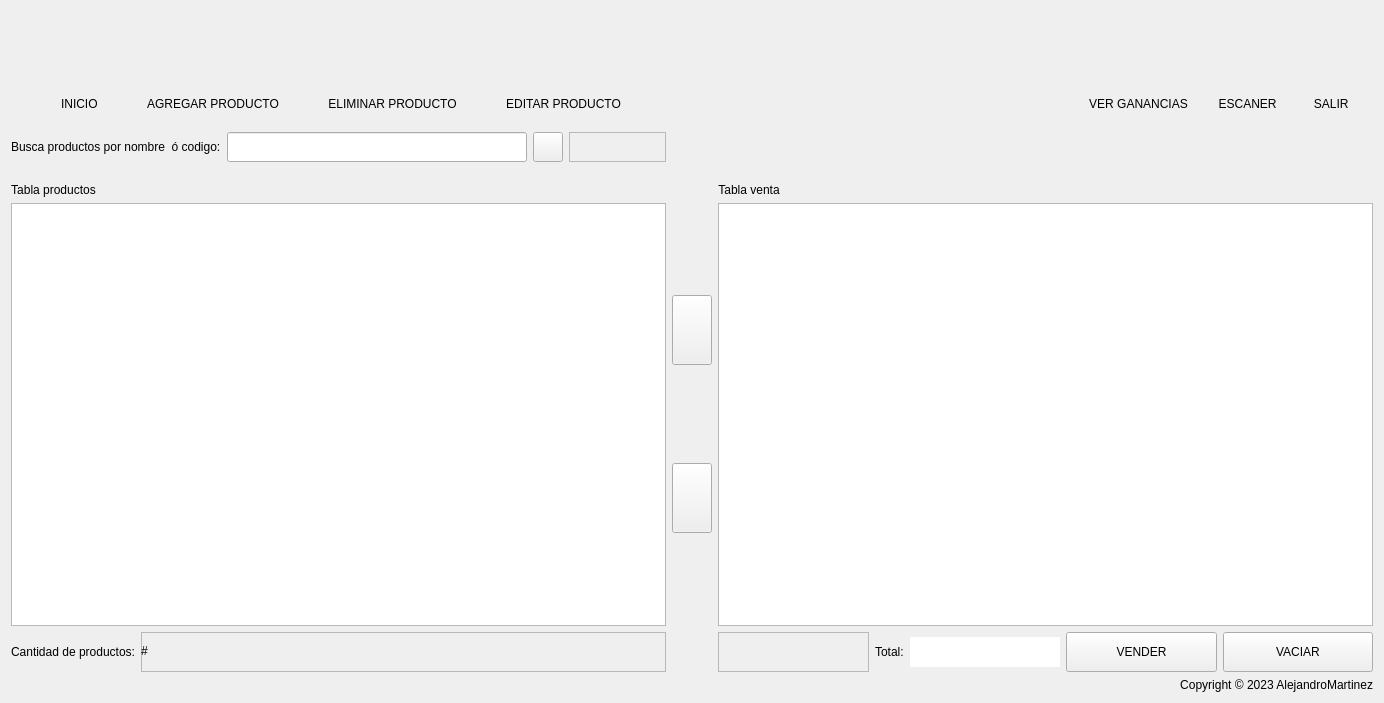
<?xml version="1.0" encoding="UTF-8"?>
<ui version="4.0">
 <class>ListProductForm</class>
 <widget class="QWidget" name="ListProductForm">
  <property name="geometry">
   <rect>
    <x>0</x>
    <y>0</y>
    <width>1384</width>
    <height>703</height>
   </rect>
  </property>
  <property name="sizePolicy">
   <sizepolicy hsizetype="Fixed" vsizetype="Fixed">
    <horstretch>0</horstretch>
    <verstretch>0</verstretch>
   </sizepolicy>
  </property>
  <property name="windowTitle">
   <string>Lista de productos</string>
  </property>
  <property name="windowIcon">
   <iconset>
    <normaloff>../assets/newicons/icons8-tienda-online-48.png</normaloff>../assets/newicons/icons8-tienda-online-48.png</iconset>
  </property>
  <property name="styleSheet">
   <string notr="true">QPushButton:hover
{
	border-style: solid;
	background-color: #bbdefb;
}

QPushButton:pressed
{
	background-color: #0069c0;
}</string>
  </property>
  <layout class="QGridLayout" name="gridLayout_4">
   <item row="1" column="0">
    <layout class="QHBoxLayout" name="horizontalLayout_2">
     <property name="spacing">
      <number>6</number>
     </property>
     <property name="sizeConstraint">
      <enum>QLayout::SetDefaultConstraint</enum>
     </property>
     <property name="leftMargin">
      <number>0</number>
     </property>
     <property name="topMargin">
      <number>15</number>
     </property>
     <property name="rightMargin">
      <number>0</number>
     </property>
     <property name="bottomMargin">
      <number>15</number>
     </property>
     <item>
      <widget class="QLabel" name="label">
       <property name="sizePolicy">
        <sizepolicy hsizetype="Fixed" vsizetype="Minimum">
         <horstretch>0</horstretch>
         <verstretch>0</verstretch>
        </sizepolicy>
       </property>
       <property name="styleSheet">
        <string notr="true">font: 700 11pt &quot;Segoe UI&quot;;</string>
       </property>
       <property name="text">
        <string>Busca productos por nombre  ó codigo:</string>
       </property>
      </widget>
     </item>
     <item>
      <widget class="QLineEdit" name="lineEditSearch">
       <property name="sizePolicy">
        <sizepolicy hsizetype="Expanding" vsizetype="Minimum">
         <horstretch>0</horstretch>
         <verstretch>0</verstretch>
        </sizepolicy>
       </property>
       <property name="maximumSize">
        <size>
         <width>300</width>
         <height>16777215</height>
        </size>
       </property>
       <property name="styleSheet">
        <string notr="true">font: 700 11pt &quot;Segoe UI&quot;;</string>
       </property>
      </widget>
     </item>
     <item>
      <widget class="QPushButton" name="searchButton">
       <property name="sizePolicy">
        <sizepolicy hsizetype="Minimum" vsizetype="Minimum">
         <horstretch>0</horstretch>
         <verstretch>0</verstretch>
        </sizepolicy>
       </property>
       <property name="minimumSize">
        <size>
         <width>0</width>
         <height>30</height>
        </size>
       </property>
       <property name="maximumSize">
        <size>
         <width>30</width>
         <height>16777215</height>
        </size>
       </property>
       <property name="styleSheet">
        <string notr="true">font: 700 11pt &quot;Segoe UI&quot;;</string>
       </property>
       <property name="text">
        <string/>
       </property>
       <property name="icon">
        <iconset>
         <normaloff>../assets/newicons/icons8-búsqueda-50.png</normaloff>../assets/newicons/icons8-búsqueda-50.png</iconset>
       </property>
      </widget>
     </item>
     <item>
      <widget class="QFrame" name="frame_3">
       <property name="styleSheet">
        <string>font: 700 11pt &quot;Segoe UI&quot;;</string>
       </property>
       <property name="frameShape">
        <enum>QFrame::StyledPanel</enum>
       </property>
       <property name="frameShadow">
        <enum>QFrame::Raised</enum>
       </property>
      </widget>
     </item>
    </layout>
   </item>
   <item row="4" column="0">
    <widget class="QLabel" name="label_11">
     <property name="sizePolicy">
      <sizepolicy hsizetype="Fixed" vsizetype="Fixed">
       <horstretch>0</horstretch>
       <verstretch>0</verstretch>
      </sizepolicy>
     </property>
     <property name="layoutDirection">
      <enum>Qt::LeftToRight</enum>
     </property>
     <property name="styleSheet">
      <string notr="true">font: 700 11pt &quot;Segoe UI&quot;;</string>
     </property>
     <property name="text">
      <string>Tabla productos</string>
     </property>
     <property name="textFormat">
      <enum>Qt::MarkdownText</enum>
     </property>
     <property name="alignment">
      <set>Qt::AlignCenter</set>
     </property>
    </widget>
   </item>
   <item row="6" column="0">
    <layout class="QHBoxLayout" name="horizontalLayout_6">
     <property name="spacing">
      <number>6</number>
     </property>
     <property name="sizeConstraint">
      <enum>QLayout::SetFixedSize</enum>
     </property>
     <property name="rightMargin">
      <number>0</number>
     </property>
     <item>
      <widget class="QLabel" name="label_8">
       <property name="sizePolicy">
        <sizepolicy hsizetype="Fixed" vsizetype="Fixed">
         <horstretch>0</horstretch>
         <verstretch>0</verstretch>
        </sizepolicy>
       </property>
       <property name="styleSheet">
        <string notr="true">font: 700 11pt &quot;Segoe UI&quot;;</string>
       </property>
       <property name="text">
        <string>Cantidad de productos:</string>
       </property>
      </widget>
     </item>
     <item>
      <widget class="QFrame" name="frame">
       <property name="styleSheet">
        <string>font: 700 11pt &quot;Segoe UI&quot;;</string>
       </property>
       <property name="frameShape">
        <enum>QFrame::StyledPanel</enum>
       </property>
       <property name="frameShadow">
        <enum>QFrame::Raised</enum>
       </property>
       <widget class="QLabel" name="labelQty">
        <property name="geometry">
         <rect>
          <x>0</x>
          <y>10</y>
          <width>144</width>
          <height>17</height>
         </rect>
        </property>
        <property name="sizePolicy">
         <sizepolicy hsizetype="Fixed" vsizetype="Fixed">
          <horstretch>0</horstretch>
          <verstretch>0</verstretch>
         </sizepolicy>
        </property>
        <property name="styleSheet">
         <string notr="true">font: 700 11pt &quot;Segoe UI&quot;;</string>
        </property>
        <property name="text">
         <string>#</string>
        </property>
       </widget>
      </widget>
     </item>
    </layout>
   </item>
   <item row="0" column="3">
    <layout class="QHBoxLayout" name="horizontalLayout_4">
     <property name="sizeConstraint">
      <enum>QLayout::SetFixedSize</enum>
     </property>
     <property name="leftMargin">
      <number>350</number>
     </property>
     <item>
      <layout class="QVBoxLayout" name="verticalLayout_8">
       <item>
        <widget class="QPushButton" name="gananciasButton">
         <property name="enabled">
          <bool>true</bool>
         </property>
         <property name="sizePolicy">
          <sizepolicy hsizetype="Fixed" vsizetype="Fixed">
           <horstretch>0</horstretch>
           <verstretch>0</verstretch>
          </sizepolicy>
         </property>
         <property name="minimumSize">
          <size>
           <width>0</width>
           <height>80</height>
          </size>
         </property>
         <property name="maximumSize">
          <size>
           <width>150</width>
           <height>16777215</height>
          </size>
         </property>
         <property name="cursor">
          <cursorShape>PointingHandCursor</cursorShape>
         </property>
         <property name="styleSheet">
          <string notr="true">font: 700 11pt &quot;Segoe UI&quot;;</string>
         </property>
         <property name="text">
          <string/>
         </property>
         <property name="icon">
          <iconset>
           <normaloff>../assets/newicons/Ganancias.png</normaloff>../assets/newicons/Ganancias.png</iconset>
         </property>
         <property name="iconSize">
          <size>
           <width>50</width>
           <height>50</height>
          </size>
         </property>
         <property name="autoDefault">
          <bool>false</bool>
         </property>
         <property name="default">
          <bool>false</bool>
         </property>
         <property name="flat">
          <bool>true</bool>
         </property>
        </widget>
       </item>
       <item>
        <widget class="QLabel" name="label_7">
         <property name="sizePolicy">
          <sizepolicy hsizetype="Fixed" vsizetype="Fixed">
           <horstretch>0</horstretch>
           <verstretch>0</verstretch>
          </sizepolicy>
         </property>
         <property name="styleSheet">
          <string notr="true">font: 700 11pt &quot;Segoe UI&quot;;</string>
         </property>
         <property name="text">
          <string>VER GANANCIAS</string>
         </property>
         <property name="alignment">
          <set>Qt::AlignCenter</set>
         </property>
        </widget>
       </item>
      </layout>
     </item>
     <item>
      <layout class="QVBoxLayout" name="verticalLayout_6">
       <property name="sizeConstraint">
        <enum>QLayout::SetFixedSize</enum>
       </property>
       <item>
        <widget class="QPushButton" name="escanearButton">
         <property name="enabled">
          <bool>true</bool>
         </property>
         <property name="sizePolicy">
          <sizepolicy hsizetype="Fixed" vsizetype="Fixed">
           <horstretch>0</horstretch>
           <verstretch>0</verstretch>
          </sizepolicy>
         </property>
         <property name="minimumSize">
          <size>
           <width>0</width>
           <height>80</height>
          </size>
         </property>
         <property name="maximumSize">
          <size>
           <width>150</width>
           <height>16777215</height>
          </size>
         </property>
         <property name="cursor">
          <cursorShape>PointingHandCursor</cursorShape>
         </property>
         <property name="autoFillBackground">
          <bool>false</bool>
         </property>
         <property name="styleSheet">
          <string notr="true">font: 700 11pt &quot;Segoe UI&quot;;</string>
         </property>
         <property name="inputMethodHints">
          <set>Qt::ImhNone</set>
         </property>
         <property name="text">
          <string/>
         </property>
         <property name="icon">
          <iconset>
           <normaloff>../assets/newicons/icons8-escáner-de-código-de-barras-48.png</normaloff>../assets/newicons/icons8-escáner-de-código-de-barras-48.png</iconset>
         </property>
         <property name="iconSize">
          <size>
           <width>50</width>
           <height>50</height>
          </size>
         </property>
         <property name="autoDefault">
          <bool>false</bool>
         </property>
         <property name="default">
          <bool>false</bool>
         </property>
         <property name="flat">
          <bool>true</bool>
         </property>
        </widget>
       </item>
       <item>
        <widget class="QLabel" name="label_6">
         <property name="sizePolicy">
          <sizepolicy hsizetype="Fixed" vsizetype="Fixed">
           <horstretch>0</horstretch>
           <verstretch>0</verstretch>
          </sizepolicy>
         </property>
         <property name="styleSheet">
          <string notr="true">font: 700 11pt &quot;Segoe UI&quot;;</string>
         </property>
         <property name="text">
          <string> ESCANER</string>
         </property>
         <property name="alignment">
          <set>Qt::AlignCenter</set>
         </property>
        </widget>
       </item>
      </layout>
     </item>
     <item>
      <layout class="QVBoxLayout" name="verticalLayout_7">
       <property name="sizeConstraint">
        <enum>QLayout::SetFixedSize</enum>
       </property>
       <item>
        <widget class="QPushButton" name="pushButton">
         <property name="sizePolicy">
          <sizepolicy hsizetype="Fixed" vsizetype="Fixed">
           <horstretch>0</horstretch>
           <verstretch>0</verstretch>
          </sizepolicy>
         </property>
         <property name="minimumSize">
          <size>
           <width>0</width>
           <height>80</height>
          </size>
         </property>
         <property name="maximumSize">
          <size>
           <width>150</width>
           <height>16777215</height>
          </size>
         </property>
         <property name="cursor">
          <cursorShape>PointingHandCursor</cursorShape>
         </property>
         <property name="text">
          <string/>
         </property>
         <property name="icon">
          <iconset>
           <normaloff>../assets/newicons/icons8-salida-48.png</normaloff>../assets/newicons/icons8-salida-48.png</iconset>
         </property>
         <property name="iconSize">
          <size>
           <width>50</width>
           <height>50</height>
          </size>
         </property>
         <property name="flat">
          <bool>true</bool>
         </property>
        </widget>
       </item>
       <item>
        <widget class="QLabel" name="label_13">
         <property name="sizePolicy">
          <sizepolicy hsizetype="Fixed" vsizetype="Fixed">
           <horstretch>0</horstretch>
           <verstretch>0</verstretch>
          </sizepolicy>
         </property>
         <property name="styleSheet">
          <string notr="true">font: 700 11pt &quot;Segoe UI&quot;;</string>
         </property>
         <property name="text">
          <string>   SALIR</string>
         </property>
        </widget>
       </item>
      </layout>
     </item>
    </layout>
   </item>
   <item row="5" column="3">
    <widget class="QTableWidget" name="ListSellTable">
     <property name="styleSheet">
      <string notr="true">font: 700 11pt &quot;Segoe UI&quot;;</string>
     </property>
     <property name="editTriggers">
      <set>QAbstractItemView::NoEditTriggers</set>
     </property>
    </widget>
   </item>
   <item row="6" column="3">
    <layout class="QHBoxLayout" name="horizontalLayout_5">
     <item>
      <widget class="QFrame" name="frame_2">
       <property name="styleSheet">
        <string>font: 700 11pt &quot;Segoe UI&quot;;</string>
       </property>
       <property name="frameShape">
        <enum>QFrame::StyledPanel</enum>
       </property>
       <property name="frameShadow">
        <enum>QFrame::Raised</enum>
       </property>
      </widget>
     </item>
     <item>
      <widget class="QLabel" name="label_9">
       <property name="sizePolicy">
        <sizepolicy hsizetype="Fixed" vsizetype="Fixed">
         <horstretch>0</horstretch>
         <verstretch>0</verstretch>
        </sizepolicy>
       </property>
       <property name="styleSheet">
        <string notr="true">font: 700 11pt &quot;Segoe UI&quot;;</string>
       </property>
       <property name="text">
        <string>Total:</string>
       </property>
      </widget>
     </item>
     <item>
      <widget class="QLineEdit" name="lineEditSell">
       <property name="enabled">
        <bool>true</bool>
       </property>
       <property name="sizePolicy">
        <sizepolicy hsizetype="Fixed" vsizetype="Fixed">
         <horstretch>0</horstretch>
         <verstretch>0</verstretch>
        </sizepolicy>
       </property>
       <property name="maximumSize">
        <size>
         <width>150</width>
         <height>30</height>
        </size>
       </property>
       <property name="focusPolicy">
        <enum>Qt::NoFocus</enum>
       </property>
       <property name="styleSheet">
        <string notr="true">font: 700 11pt &quot;Segoe UI&quot;;</string>
       </property>
       <property name="frame">
        <bool>false</bool>
       </property>
       <property name="dragEnabled">
        <bool>false</bool>
       </property>
       <property name="readOnly">
        <bool>true</bool>
       </property>
      </widget>
     </item>
     <item>
      <widget class="QPushButton" name="sellButton">
       <property name="minimumSize">
        <size>
         <width>0</width>
         <height>40</height>
        </size>
       </property>
       <property name="cursor">
        <cursorShape>PointingHandCursor</cursorShape>
       </property>
       <property name="styleSheet">
        <string notr="true">font: 700 11pt &quot;Segoe UI&quot;;</string>
       </property>
       <property name="text">
        <string>VENDER</string>
       </property>
       <property name="icon">
        <iconset>
         <normaloff>../assets/newicons/icons8-dinero-48.png</normaloff>../assets/newicons/icons8-dinero-48.png</iconset>
       </property>
       <property name="iconSize">
        <size>
         <width>30</width>
         <height>30</height>
        </size>
       </property>
      </widget>
     </item>
     <item>
      <widget class="QPushButton" name="clearButton">
       <property name="minimumSize">
        <size>
         <width>0</width>
         <height>40</height>
        </size>
       </property>
       <property name="cursor">
        <cursorShape>PointingHandCursor</cursorShape>
       </property>
       <property name="styleSheet">
        <string notr="true">font: 700 11pt &quot;Segoe UI&quot;;</string>
       </property>
       <property name="text">
        <string>VACIAR</string>
       </property>
       <property name="icon">
        <iconset>
         <normaloff>../assets/newicons/icons8-limpiar-48.png</normaloff>../assets/newicons/icons8-limpiar-48.png</iconset>
       </property>
       <property name="iconSize">
        <size>
         <width>30</width>
         <height>30</height>
        </size>
       </property>
      </widget>
     </item>
    </layout>
   </item>
   <item row="4" column="3">
    <widget class="QLabel" name="label_12">
     <property name="sizePolicy">
      <sizepolicy hsizetype="Fixed" vsizetype="Fixed">
       <horstretch>0</horstretch>
       <verstretch>0</verstretch>
      </sizepolicy>
     </property>
     <property name="layoutDirection">
      <enum>Qt::LeftToRight</enum>
     </property>
     <property name="styleSheet">
      <string notr="true">font: 700 11pt &quot;Segoe UI&quot;;</string>
     </property>
     <property name="text">
      <string>Tabla venta</string>
     </property>
     <property name="textFormat">
      <enum>Qt::MarkdownText</enum>
     </property>
     <property name="alignment">
      <set>Qt::AlignCenter</set>
     </property>
    </widget>
   </item>
   <item row="5" column="0">
    <widget class="QTableWidget" name="ListProductTable">
     <property name="styleSheet">
      <string notr="true">font: 700 11pt &quot;Segoe UI&quot;;</string>
     </property>
     <property name="editTriggers">
      <set>QAbstractItemView::NoEditTriggers</set>
     </property>
    </widget>
   </item>
   <item row="5" column="1">
    <layout class="QVBoxLayout" name="verticalLayout_2">
     <item>
      <widget class="QPushButton" name="addcartButton">
       <property name="minimumSize">
        <size>
         <width>0</width>
         <height>70</height>
        </size>
       </property>
       <property name="cursor">
        <cursorShape>PointingHandCursor</cursorShape>
       </property>
       <property name="styleSheet">
        <string notr="true">font: 700 11pt &quot;Segoe UI&quot;;</string>
       </property>
       <property name="text">
        <string/>
       </property>
       <property name="icon">
        <iconset>
         <normaloff>../assets/newicons/icons8-agregar-a-carrito-de-compras-48.png</normaloff>../assets/newicons/icons8-agregar-a-carrito-de-compras-48.png</iconset>
       </property>
       <property name="iconSize">
        <size>
         <width>40</width>
         <height>40</height>
        </size>
       </property>
      </widget>
     </item>
     <item>
      <widget class="QPushButton" name="removecartButton">
       <property name="minimumSize">
        <size>
         <width>0</width>
         <height>70</height>
        </size>
       </property>
       <property name="cursor">
        <cursorShape>PointingHandCursor</cursorShape>
       </property>
       <property name="styleSheet">
        <string notr="true">font: 700 11pt &quot;Segoe UI&quot;;</string>
       </property>
       <property name="text">
        <string/>
       </property>
       <property name="icon">
        <iconset>
         <normaloff>../assets/newicons/icons8-vaciar-carro-48.png</normaloff>../assets/newicons/icons8-vaciar-carro-48.png</iconset>
       </property>
       <property name="iconSize">
        <size>
         <width>40</width>
         <height>40</height>
        </size>
       </property>
      </widget>
     </item>
    </layout>
   </item>
   <item row="0" column="0">
    <layout class="QHBoxLayout" name="horizontalLayout">
     <property name="sizeConstraint">
      <enum>QLayout::SetFixedSize</enum>
     </property>
     <item>
      <layout class="QVBoxLayout" name="verticalLayout">
       <property name="sizeConstraint">
        <enum>QLayout::SetFixedSize</enum>
       </property>
       <item>
        <widget class="QPushButton" name="inicioButton">
         <property name="enabled">
          <bool>true</bool>
         </property>
         <property name="sizePolicy">
          <sizepolicy hsizetype="Fixed" vsizetype="Fixed">
           <horstretch>0</horstretch>
           <verstretch>0</verstretch>
          </sizepolicy>
         </property>
         <property name="minimumSize">
          <size>
           <width>0</width>
           <height>80</height>
          </size>
         </property>
         <property name="maximumSize">
          <size>
           <width>150</width>
           <height>16777215</height>
          </size>
         </property>
         <property name="cursor">
          <cursorShape>PointingHandCursor</cursorShape>
         </property>
         <property name="styleSheet">
          <string notr="true">font: 700 11pt &quot;Segoe UI&quot;;</string>
         </property>
         <property name="text">
          <string/>
         </property>
         <property name="icon">
          <iconset>
           <normaloff>../assets/newicons/icons8-libro-abierto-48.png</normaloff>../assets/newicons/icons8-libro-abierto-48.png</iconset>
         </property>
         <property name="iconSize">
          <size>
           <width>50</width>
           <height>50</height>
          </size>
         </property>
         <property name="autoDefault">
          <bool>false</bool>
         </property>
         <property name="default">
          <bool>false</bool>
         </property>
         <property name="flat">
          <bool>true</bool>
         </property>
        </widget>
       </item>
       <item>
        <widget class="QLabel" name="label_2">
         <property name="sizePolicy">
          <sizepolicy hsizetype="Fixed" vsizetype="Fixed">
           <horstretch>0</horstretch>
           <verstretch>0</verstretch>
          </sizepolicy>
         </property>
         <property name="styleSheet">
          <string notr="true">font: 700 11pt &quot;Segoe UI&quot;;</string>
         </property>
         <property name="frameShape">
          <enum>QFrame::NoFrame</enum>
         </property>
         <property name="text">
          <string>  INICIO</string>
         </property>
         <property name="alignment">
          <set>Qt::AlignCenter</set>
         </property>
        </widget>
       </item>
      </layout>
     </item>
     <item>
      <layout class="QVBoxLayout" name="verticalLayout_3">
       <property name="sizeConstraint">
        <enum>QLayout::SetFixedSize</enum>
       </property>
       <item>
        <widget class="QPushButton" name="agregarButton">
         <property name="enabled">
          <bool>true</bool>
         </property>
         <property name="sizePolicy">
          <sizepolicy hsizetype="Fixed" vsizetype="Fixed">
           <horstretch>0</horstretch>
           <verstretch>0</verstretch>
          </sizepolicy>
         </property>
         <property name="minimumSize">
          <size>
           <width>0</width>
           <height>80</height>
          </size>
         </property>
         <property name="maximumSize">
          <size>
           <width>150</width>
           <height>16777215</height>
          </size>
         </property>
         <property name="cursor">
          <cursorShape>PointingHandCursor</cursorShape>
         </property>
         <property name="styleSheet">
          <string notr="true">font: 700 11pt &quot;Segoe UI&quot;;</string>
         </property>
         <property name="text">
          <string/>
         </property>
         <property name="icon">
          <iconset>
           <normaloff>../assets/newicons/icons8-más-48.png</normaloff>../assets/newicons/icons8-más-48.png</iconset>
         </property>
         <property name="iconSize">
          <size>
           <width>50</width>
           <height>50</height>
          </size>
         </property>
         <property name="autoDefault">
          <bool>false</bool>
         </property>
         <property name="default">
          <bool>false</bool>
         </property>
         <property name="flat">
          <bool>true</bool>
         </property>
        </widget>
       </item>
       <item>
        <widget class="QLabel" name="label_3">
         <property name="sizePolicy">
          <sizepolicy hsizetype="Fixed" vsizetype="Fixed">
           <horstretch>0</horstretch>
           <verstretch>0</verstretch>
          </sizepolicy>
         </property>
         <property name="styleSheet">
          <string notr="true">font: 700 11pt &quot;Segoe UI&quot;;</string>
         </property>
         <property name="frameShape">
          <enum>QFrame::NoFrame</enum>
         </property>
         <property name="text">
          <string>AGREGAR PRODUCTO</string>
         </property>
         <property name="alignment">
          <set>Qt::AlignCenter</set>
         </property>
        </widget>
       </item>
      </layout>
     </item>
     <item>
      <layout class="QVBoxLayout" name="verticalLayout_4">
       <property name="sizeConstraint">
        <enum>QLayout::SetFixedSize</enum>
       </property>
       <item>
        <widget class="QPushButton" name="eliminarButton">
         <property name="enabled">
          <bool>true</bool>
         </property>
         <property name="sizePolicy">
          <sizepolicy hsizetype="Fixed" vsizetype="Fixed">
           <horstretch>0</horstretch>
           <verstretch>0</verstretch>
          </sizepolicy>
         </property>
         <property name="minimumSize">
          <size>
           <width>0</width>
           <height>80</height>
          </size>
         </property>
         <property name="maximumSize">
          <size>
           <width>150</width>
           <height>16777215</height>
          </size>
         </property>
         <property name="cursor">
          <cursorShape>PointingHandCursor</cursorShape>
         </property>
         <property name="styleSheet">
          <string notr="true">font: 700 11pt &quot;Segoe UI&quot;;</string>
         </property>
         <property name="text">
          <string/>
         </property>
         <property name="icon">
          <iconset>
           <normaloff>../assets/newicons/icons8-eliminar-papelera-48.png</normaloff>../assets/newicons/icons8-eliminar-papelera-48.png</iconset>
         </property>
         <property name="iconSize">
          <size>
           <width>50</width>
           <height>50</height>
          </size>
         </property>
         <property name="autoDefault">
          <bool>false</bool>
         </property>
         <property name="default">
          <bool>false</bool>
         </property>
         <property name="flat">
          <bool>true</bool>
         </property>
        </widget>
       </item>
       <item>
        <widget class="QLabel" name="label_4">
         <property name="sizePolicy">
          <sizepolicy hsizetype="Fixed" vsizetype="Fixed">
           <horstretch>0</horstretch>
           <verstretch>0</verstretch>
          </sizepolicy>
         </property>
         <property name="styleSheet">
          <string notr="true">font: 700 11pt &quot;Segoe UI&quot;;</string>
         </property>
         <property name="frameShape">
          <enum>QFrame::NoFrame</enum>
         </property>
         <property name="text">
          <string>ELIMINAR PRODUCTO</string>
         </property>
         <property name="alignment">
          <set>Qt::AlignCenter</set>
         </property>
        </widget>
       </item>
      </layout>
     </item>
     <item>
      <layout class="QVBoxLayout" name="verticalLayout_5">
       <property name="sizeConstraint">
        <enum>QLayout::SetFixedSize</enum>
       </property>
       <item>
        <widget class="QPushButton" name="editarButton">
         <property name="enabled">
          <bool>true</bool>
         </property>
         <property name="sizePolicy">
          <sizepolicy hsizetype="Fixed" vsizetype="Fixed">
           <horstretch>0</horstretch>
           <verstretch>0</verstretch>
          </sizepolicy>
         </property>
         <property name="minimumSize">
          <size>
           <width>0</width>
           <height>80</height>
          </size>
         </property>
         <property name="maximumSize">
          <size>
           <width>150</width>
           <height>16777215</height>
          </size>
         </property>
         <property name="cursor">
          <cursorShape>PointingHandCursor</cursorShape>
         </property>
         <property name="styleSheet">
          <string notr="true">font: 700 11pt &quot;Segoe UI&quot;;</string>
         </property>
         <property name="text">
          <string/>
         </property>
         <property name="icon">
          <iconset>
           <normaloff>../assets/newicons/icons8-editar-48.png</normaloff>../assets/newicons/icons8-editar-48.png</iconset>
         </property>
         <property name="iconSize">
          <size>
           <width>50</width>
           <height>50</height>
          </size>
         </property>
         <property name="autoDefault">
          <bool>false</bool>
         </property>
         <property name="default">
          <bool>false</bool>
         </property>
         <property name="flat">
          <bool>true</bool>
         </property>
        </widget>
       </item>
       <item>
        <widget class="QLabel" name="label_5">
         <property name="sizePolicy">
          <sizepolicy hsizetype="Fixed" vsizetype="Fixed">
           <horstretch>0</horstretch>
           <verstretch>0</verstretch>
          </sizepolicy>
         </property>
         <property name="styleSheet">
          <string notr="true">font: 700 11pt &quot;Segoe UI&quot;;</string>
         </property>
         <property name="frameShape">
          <enum>QFrame::NoFrame</enum>
         </property>
         <property name="text">
          <string>EDITAR PRODUCTO</string>
         </property>
         <property name="alignment">
          <set>Qt::AlignCenter</set>
         </property>
        </widget>
       </item>
      </layout>
     </item>
    </layout>
   </item>
   <item row="7" column="3">
    <widget class="QLabel" name="label_10">
     <property name="text">
      <string>Copyright © 2023 AlejandroMartinez</string>
     </property>
     <property name="alignment">
      <set>Qt::AlignRight|Qt::AlignTrailing|Qt::AlignVCenter</set>
     </property>
    </widget>
   </item>
  </layout>
 </widget>
 <resources/>
 <connections/>
</ui>
